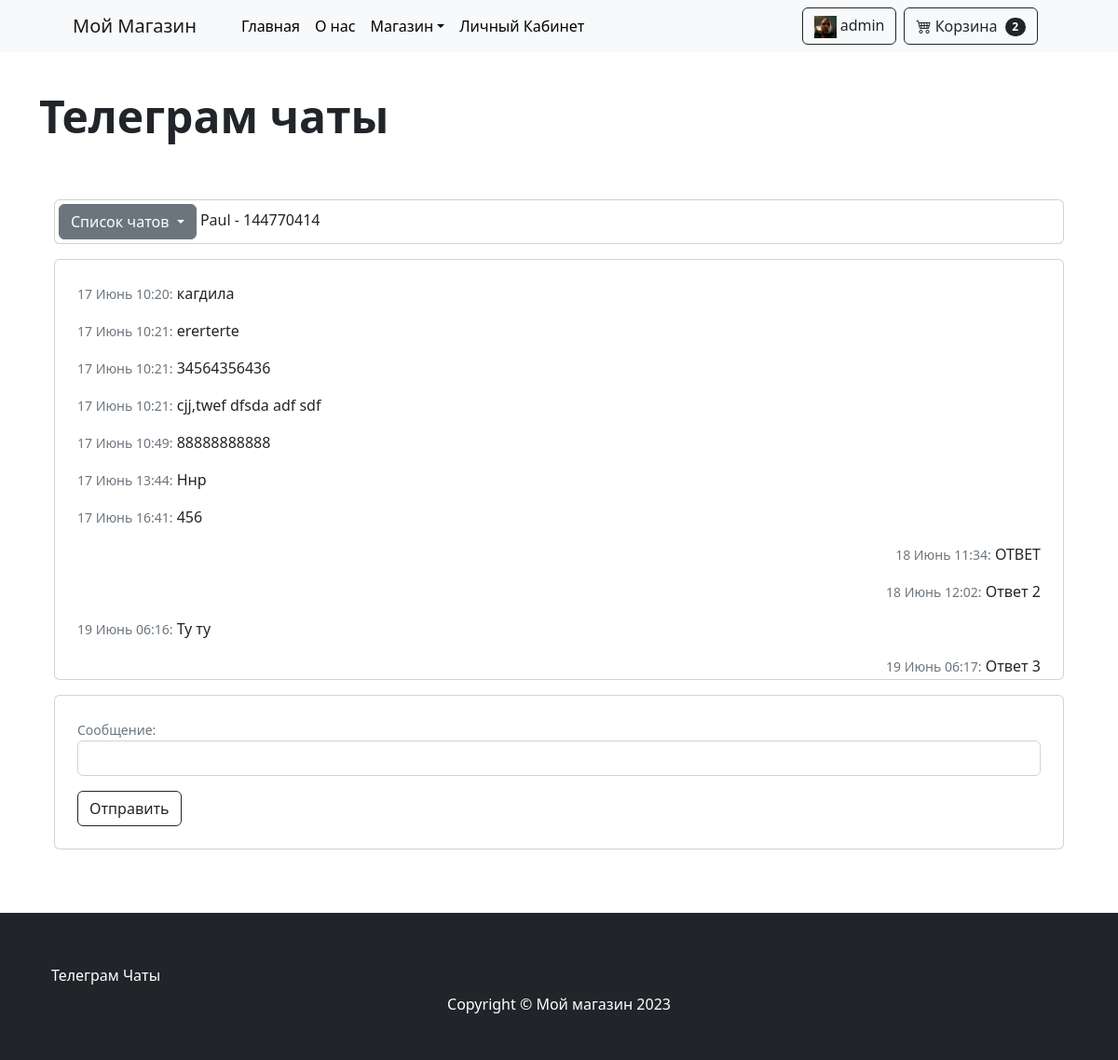
/bot/chat-list/1 (signed in), run on the app's committed database.
### useraccount/models.py (models this page shows, shortened)
class Profile(models.Model):
    user = models.OneToOneField(User, on_delete=models.CASCADE, verbose_name='Пользователь')
    phone_number = models.CharField(max_length=20, blank=True, null=True, default="", verbose_name='Телефон')
    phone_number_is_confirmed = models.BooleanField(default=False, verbose_name='Телефон подтверждён')
    address = models.TextField(blank=True, null=True, default="", verbose_name='Адрес')
    image = models.ImageField(upload_to='user_images/', default='user_images/default.jpg', verbose_name='Фото')
    class Meta:
        verbose_name = 'Профиль'
        verbose_name_plural = 'Профили'

### bot/models.py (models this page shows)
class TelegramUser(models.Model):
    chat_id = models.BigIntegerField(verbose_name='Chat ID')
    name = models.CharField(max_length=255, verbose_name='Имя в Телеграме')
    def __str__(self):
        return f'{self.name} - {self.chat_id}'

class TelegramMessage(models.Model):
    telegram_user = models.ForeignKey('TelegramUser', on_delete=models.CASCADE, blank=True, null=True, default=None,
                                      verbose_name='Телеграм Аккаунт')
    message = models.TextField(verbose_name='Сообщение')
    is_admin_reply = models.BooleanField(default=False,verbose_name='Ответ Админа')
    time_create = models.DateTimeField(auto_now_add=True, verbose_name='Создан')
    time_update = models.DateTimeField(auto_now=True, verbose_name='Обновлён')
    def __str__(self):
        return self.message

### bot/views.py (the view, shortened to what this page needs)
# urls.py: path('chat-list/<int:chat_id>', ChatListView.as_view(), name='bot-chat-list')
class ChatListView(View):
    def get(self, request, chat_id):
        form = MessageForm()
        chats = TelegramUser.objects.all()
        try:
            selected_chat = TelegramUser.objects.get(chat_id=chat_id)
        except:
            selected_chat = TelegramUser.objects.all().first()
        selected_chat_messages = TelegramMessage.objects.filter(telegram_user=selected_chat)
        return render(request, 'bot_chat_list.html',
                      {'form': form,
                       'chats': chats,
                       'selected_chat_messages': selected_chat_messages,
                       'selected_chat': selected_chat})

### bot/forms.py
class MessageForm(forms.Form):
    text = forms.CharField(label='Текст',widget=forms.TextInput(attrs={'class': 'form-control'}))

### order/context_processors.py (called while the page is built)
def cart(request):
    if request.user.is_authenticated:
        user = request.user
        cart, _ = Order.objects.get_or_create(user=user, status_id=Order.STATUS_CART)
    else:
        session_key = request.session.session_key
        if not session_key:
            request.session.cycle_key()
            session_key = request.session.session_key
        cart, _ = Order.objects.get_or_create(session_key=session_key, status_id=Order.STATUS_CART)
    cart_count = cart.productinorder_set.count()
    cart_total_amount = cart.total_amount
    cart_id = cart.id
    request.session['cart_id'] = cart_id
    return {
        'cart': cart,
        'cart_id': cart_id,
        'cart_count': cart_count,
        'cart_total_amount': cart_total_amount
    }

### shop/models.py (called while the page is built)
    def get_absolute_url(self):
        return reverse('category', kwargs={'slug': self.slug})

### shop/templatetags/base_tags.py (called while the page is built)
@register.simple_tag
def get_categories():
    categories = cache.get('categories')
    if not categories:
        categories = Category.objects.all()
        cache.set('categories', categories)
    return categories

### templates/bot_chat_list.html (shortened to what this page needs)
{% extends 'base.html' %}
{% load static %}
{% load humanize %}
{% block content %}
<section class="py-5">
    <div class="container h-100">
        <div class="row d-flex align-items-start h-100">
            <h1 class="display-5 fw-bolder mt-5">Телеграм чаты {{chat_id}}</h1>
            <div class="col mt-5">
                <div class="mb-3">
                    <div class="card-body p-1 align-items-center">
                        <div class="container w-100>
                            <div class=" row
                        ">
                        <div class="card col-md-auto">
                            <div class="card-body p-1">
                                <div class="dropdown">
                                    <button class="btn btn-secondary dropdown-toggle" type="button"
                                            id="dropdownMenuButton" data-bs-toggle="dropdown" aria-haspopup="true"
                                            aria-expanded="false">
                                        Список чатов
                                    </button>
                                    {% if chat_id != 0 %} {{selected_chat}} {% endif %}
                                </div>
                            </div>
                        </div>
                        <div class="card col-md-auto mt-3">
                            <div class="card-body p-4 overflow-auto" style="max-height: 450px;">
                                {% if selected_chat_messages %}
                                {% for message in selected_chat_messages %}
                                    {% if message.is_admin_reply %}
                                    <p class="text-end">
                                        <span class="small text-muted">{{ message.time_create|date:"d F H:i" }}:</span>
                                        {{message}}
                                    </p>
                                    {% else %}
                                    <p>
                                        <span class="small text-muted">{{ message.time_create|date:"d F H:i" }}:</span>
                                        {{message}}
                                    </p>
                                    {% endif %}
                                {% endfor %}
                                {% endif %}
                            </div>
                        </div>
                        <div class="card p-4 col-md-auto mt-3">
                            <form action="{% url 'bot-chat-list' chat_id=selected_chat.chat_id %}" method="post">
                                <label for="{{ form.text.id_for_label }}"
                                           class="label small text-muted">Сообщение:</label>
                                <div class="input-group">
                                    {{ form.text }}
                                </div>
                                <button type="submit" class="btn btn-outline-dark mt-3">
                                    Отправить
                                </button>
                            </form>
                        </div>
                    </div>
                </div>
            </div>
        </div>
    </div>
    </div>
</section>
{% endblock content %}

### templates/navbar.html (shortened to what this page needs)
{% load static %}
{% load base_tags %}
{% load socialaccount %}
{% load account %}
<nav class="navbar navbar-expand-lg navbar-light bg-light fixed-top">
    <div class="container px-4 px-lg-5">
        <a class="navbar-brand" href="{% url 'index' %}">Мой Магазин</a>
        <div class="collapse navbar-collapse" id="navbarSupportedContent">
            <ul class="navbar-nav me-auto mb-2 mb-lg-0 ms-lg-4">
                <li class="nav-item"><a class="nav-link active" aria-current="page" href="{% url 'index' %}">Главная</a>
                </li>
                <li class="nav-item"><a class="nav-link" href="#!">О нас</a></li>
                <li class="nav-item dropdown">
                    <a class="nav-link dropdown-toggle active" id="navbarDropdown" href="#" role="button"
                       data-bs-toggle="dropdown" aria-expanded="false">Магазин</a>
                </li>
                {% if user.is_authenticated %}
                <li class="nav-item"><a class="nav-link active" aria-current="page" href="{% url 'user-account' %}">Личный
                    Кабинет</a></li>
                {% else %}
                <li class="nav-item"><a class="nav-link active" aria-current="page" href="" data-bs-toggle="modal"
                                        data-bs-target="#LoginModal">Личный
                    Кабинет</a></li>
                {% endif %}
            </ul>
            <div class="d-flex nav-link">
                {% if user.is_authenticated %}
                <button class="btn btn-outline-dark me-2" type="button" id="profile-button"
                        onclick="location.href='{% url 'user-account' %}'">
                    <div class="">
                        <img class="img-flex" src="{{ user.profile.image.url }}" style="width: 24px; height: 24px;">
                        {{ user.username}}
                    </div>
                </button>
                {% endif %}
                <button class="btn btn-outline-dark me-2" type="button" id="cart-button"
                        onclick="location.href='{% url 'cart-view' %}'">
                    <i class="bi bi-cart4"></i>
                    Корзина
                    <span class="badge bg-dark text-white ms-1 rounded-pill" id="cart-count">{{ cart_count }}</span>
                </button>
            </div>
        </div>
    </div>
</nav>

### data on the page
TelegramUser: name+chat "Paul - 144770414"
TelegramMessage: time_create "17 Июнь 10:20", message "кагдила"
TelegramMessage: time_create "17 Июнь 10:21", message "ererterte"
TelegramMessage: time_create "17 Июнь 10:21", message "34564356436"
TelegramMessage: time_create "17 Июнь 10:21", message "cjj,twef dfsda adf sdf"
TelegramMessage: time_create "17 Июнь 10:49", message "88888888888"
TelegramMessage: time_create "17 Июнь 13:44", message "Ннр"
TelegramMessage: time_create "17 Июнь 16:41", message "456"
TelegramMessage: time_create "18 Июнь 11:34", message "ОТВЕТ"
TelegramMessage: time_create "18 Июнь 12:02", message "Ответ 2"
TelegramMessage: time_create "19 Июнь 06:16", message "Ту ту"
TelegramMessage: time_create "19 Июнь 06:17", message "Ответ 3"

### other printed values
{{ user.username }} "admin"
{{ cart_count }} "2"
